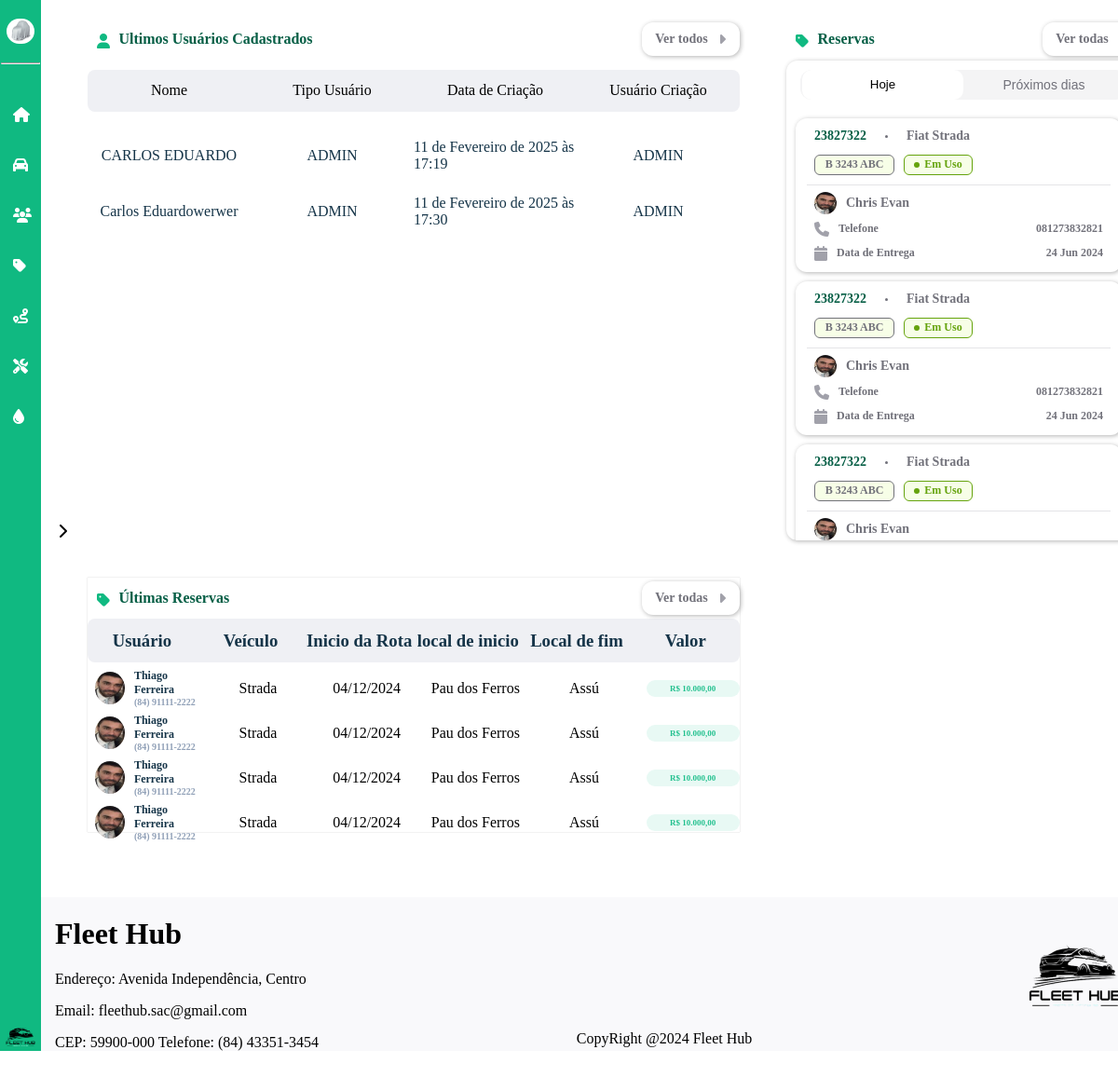
Screenshot of /dashboard (signed in) with the database file from the repository.
### dashboard/models.py (models this page shows, shortened)
class CustomUser(AbstractUser):
    nome = models.CharField(max_length=50)
    email = models.EmailField(max_length=254, unique=True)
    cpf = models.CharField(max_length=11, unique=True)
    telefone = models.CharField(max_length=15)
    rua = models.CharField(max_length=35)
    bairro = models.CharField(max_length=35)
    cidade = models.CharField(max_length=35)
    cep = models.CharField(max_length=15)
    imagem = models.ImageField(
        upload_to="imagens/usuario",
        height_field=None,
        width_field=None,
        max_length=None,
        default="carro-escondido.jpg",
    )
    estado = models.ForeignKey(Estado, on_delete=models.CASCADE, null=True, blank=True)
    tipo_usuario = models.ForeignKey(TipoUsuario, on_delete=models.CASCADE, null=True, blank=True)
    status_usuario = models.ForeignKey(StatusUsuario, on_delete=models.CASCADE, null=True, blank=True)
    groups = models.ManyToManyField(
        "auth.Group",
        related_name="customuser_set",
        blank=True
    )
    user_permissions = models.ManyToManyField(
        "auth.Permission",
        related_name="customuser_permissions_set",
        blank=True
    )

class TipoUsuario(models.Model):
    nome = models.CharField(max_length=30)
    def __str__(self):
        return self.nome

### dashboard/views.py (the view)
# urls.py: path('dashboard',views.tela_dashboard, name='tela_dashboard'),
@login_required
def tela_dashboard(request):
    usuarios = get_list_or_404(CustomUser)
    contexto = {
        'range_10': range(10),
        'range_7': range(7),  # Lista de 0 a 6
        'range_4': range(4),  # Lista de 0 a 3
        'range_2': range(2)  # Lista de 0 a 1
    }
    return render(request, 'dashboard/dashboard.html', {'contexto':contexto, 'usuarios':usuarios})

### dashboard/templates/dashboard/dashboard.html (shortened to what this page needs)
{% extends "base.html" %}
{% load static %}
{% block estilos %}
<link rel="stylesheet" href="{% static 'css/dashboard-style.css' %}">
{% endblock estilos %}
{% block content %}
<div id="dashboard">
    <div class="container-reserva-cadastros">
        <div class="usuarios-cadastrados">
            <div class="icon-nome-reservas">
                <div class="icon-reservas">
                    <i class="fa-solid fa-user icon" title="Reservas"
                        style="color: #10B981; width: 13.5px;"></i>
                    <h2 class="h2-name-reservas">
                        Ultimos Usuários Cadastrados
                    </h2>
                </div>
                <a href="{% url "listagem_usuarios" %}" class="vertodas-a"><div class="ver-todas-reservas">
                    <h2 class="vertodas">Ver todos</h2>
                    <i id="icon_rotas" class="fa-solid fa-caret-down"
                        style="color: #A1A1AA; display: block; transform: rotate(-90deg);"></i>
                </div></a>
            </div>
            <ul class="list-title-users">
                <li class="title-user">Nome</li>
                <li class="title-user">Tipo Usuário</li>
                <li class="title-user">Data de Criação</li>
                <li class="title-user">Usuário Criação</li>
            </ul>
            <div class="list-users">
                <div class="scroll-container">
                    {% for usuario in usuarios  %}
                    <ul id="lista-usuarios-sistema">
                        {% if usuario.first_name %}
                        <li class="user-info">{{usuario.first_name}} {{usuario.last_name}}</li>
                        {% else %}
                        <li class="user-info">{{usuario.nome}}</li>
                        {% endif %}
                        <li class="user-info">{{usuario.tipo_usuario}}</li>
                        <li class="user-info">{{usuario.date_joined}}</li>
                        <li class="user-info">{{usuario.tipo_usuario}}</li>
                    </ul>
                    {% endfor %}
                </div>
            </div>
        </div>
        <div id="pedidos-usuarios">
            <div class="icon-nome-reservas">
                <div class="icon-reservas">
                    <i class="fa-solid fa-tag icon" title="Reservas"
                        style="color: #10B981; width: 13.5px;"></i>
                    <h2 class="h2-name-reservas">
                        Últimas Reservas
                    </h2>
                </div>
                <a href="{% url "listagem_reservas" %}" class="vertodas-a"><div class="ver-todas-reservas">
                    <h2 class="vertodas">Ver todas</h2>
                    <i id="icon_rotas" class="fa-solid fa-caret-down"
                        style="color: #A1A1AA; display: block; transform: rotate(-90deg);"></i>
                </div></a>
            </div>
            <div id="titulo-coluna">
                <h3 class="nome-coluna">Usuário</h3>
                <h3 class="nome-coluna">Veículo</h3>
                <h3 class="nome-coluna">Inicio da Rota</h3>
                <h3 class="nome-coluna">local de inicio</h3>
                <h3 class="nome-coluna">Local de fim</h3>
                <h3 class="nome-coluna">Valor</h3>
            </div>
            <div class="total-pedidos">
                <div class="scroll-container">
                    {% for _ in contexto.range_7 %}
                    <div class="usuario-info">
                        <ul id="lista-usuarios">
                            <li class="user-info-all">
                                <div class="img-name-number">
                                    <img id="img-usuario" src="{% static 'img/img_perfil.jpg' %}" alt="">
                                    <div class="name-number">
                                        <h3 class="name-user">Thiago Ferreira</h3>
                                        <h3 class="number-user">(84) 91111-2222</h3>
                                    </div>
                                </div>
                            </li>
                            <li class="user-info-all">Strada</li>
                            <li class="user-info-all">04/12/2024</li>
                            <li class="user-info-all">Pau dos Ferros</li>
                            <li class="user-info-all">Assú</li>
                            <li class="user-info-all">
                                <h3 id="valor-corrida"> R$ 10.000,00</h3>
                            </li>
                        </ul>
                    </div>
                    {% endfor %}
                </div>
            </div>
        </div>
    </div>
    <div class="container-reservas">
        <div class="icon-nome-reservas">
            <div class="icon-reservas">
                <i class="fa-solid fa-tag icon" title="Reservas"
                    style="color: #10B981; width: 13.5px;"></i>
                <h2 class="h2-name-reservas">
                    Reservas
                </h2>
            </div>
            <a href="{% url "listagem_reservas" %}" class="vertodas-a"><div class="ver-todas-reservas">
                <h2 class="vertodas">Ver todas</h2>
                <i id="icon_rotas" class="fa-solid fa-caret-down"
                    style="color: #A1A1AA; display: block; transform: rotate(-90deg);"></i>
            </div></a>
        </div>
        <div id="reservas">
            <div class="menu-reservas">
                <button id="button-hoje" class='button-hoje-selecionado'>
                    Hoje
                </button>
                <button id="button-proximosdias" class='button-proximosdias'>
                    Próximos dias
                </button>
            </div>
            <div class="scroll-container">
                {% for _ in contexto.range_10 %}
                <div id="carro-reservado">
                    <div class="container-nome-veiculo">
                        <h2 class="numero-reserva">
                            23827322
                        </h2>
                        <div class="ponto"></div>
                        <h2 class="nome-carro">
                            Fiat Strada
                        </h2>
                    </div>
                    <div class="container-estado-veiculo">
                        <h2 class="numero-placa">
                            B 3243 ABC
                        </h2>
                        <div class="estado-carro">
                            <div class="ponto-verde"></div>
                            <h2>Em Uso</h2>
                        </div>
                    </div>
                    <hr class="barra-horizontal">
                    <div class="dados-motorista">
                        <img id="imagem-motorista" src="{% static 'img/img_perfil.jpg' %}" alt="Imagem do Motorista" >
                        <h2 class="nome-motorista">
                            Chris Evan
                        </h2>
                    </div>
                    <div class="numero-telefone">
                        <div class="icon-phone">
                            <i class="fa-solid fa-phone" style="color: #A1A1AA;"></i>
                            <h2 class="nome-telefone">
                                Telefone
                            </h2>
                        </div>
                        <h2 class="h2-numero">
                            081273832821
                        </h2>
                    </div>
                    <div class="data-entrega">
                        <div class="icon-data">
                            <i class="fa-solid fa-calendar" style="color: #A1A1AA;"></i>
                            <h2 class="h2-data-entrega">
                                Data de Entrega
                            </h2>
                        </div>
                        <h2 class="h2-data">
                            24 Jun 2024
                        </h2>
                    </div>
                </div>
                {% endfor %}
            </div>
        </div>
    </div>
</div>
{% endblock content %}

### global_templates/base.html (shortened to what this page needs)
{% load static %}
<!DOCTYPE html>
<html lang="en">
<head>
    <link rel="stylesheet" href="{% static 'css/global-style.css' %}">
    {% block estilos %}{% endblock %}
    <link rel="stylesheet" href="https://cdnjs.cloudflare.com/ajax/libs/font-awesome/6.6.0/css/all.min.css"
 />
</head>
<body id="{% block body_id %}default-page{% endblock %}" data-page="{% block page_name %}default{% endblock %}">
    <aside id="sidebar">
        <div id="user-menu-sidebar">
            <div id="user_menu">
                <img id="img_perfil" src="{{request.user.imagem.url}}" alt="" title="Imagem do Perfil">
            </div>
            <hr>
            <div id="sidebar-expansive">
                <a href="{% url 'tela_dashboard' %}" class="element-icon"><i class="fa-solid fa-house icon"
                        title="Início"></i>
                </a>
                {% if user.tipo_usuario.nome == 'ADMIN' and user.status_usuario.status == 'Ativo' %}
                    <a class="element-icon" id="id-veiculos"><i class="fa-solid fa-car icon" title="Veículos"></i>
                    </a>
                {% endif %}
                {% if user.tipo_usuario.nome == 'ADMIN' or user.tipo_usuario.nome == 'Cliente' and user.status_usuario.status == 'Ativo' %}
                    <a class="element-icon" id="id-usuarios">
                        <i class="fa-solid fa-users icon" title="Usuários"></i>
                    </a>
                {% endif %}
                {% if user.tipo_usuario.nome == 'ADMIN' or user.tipo_usuario.nome == 'Cliente' and user.status_usuario.status == 'Ativo' %}
                    <a class="element-icon" id="id-reservas"><i class="fa-solid fa-tag icon" title="Reservas"></i>
                    </a>
                {% endif %}
                {% if user.tipo_usuario.nome == 'ADMIN' and user.status_usuario.status == 'Ativo' %}
                    <a class="element-icon" id="id-rotas"><i class="fa-solid fa-route icon" title="Rotas"></i>
                    </a>
                {% endif %}
                {% if user.tipo_usuario.nome == 'ADMIN' and user.status_usuario.status == 'Ativo' %}
                    <a class="element-icon" id="id-manutencao">
                        <i class="fa-solid fa-screwdriver-wrench icon" title="Manutenção">
                        </i>
                    </a>
                {% endif %}
                {% if user.tipo_usuario.nome == 'ADMIN' and user.status_usuario.status == 'Ativo' %}
                    <a class="element-icon" id="id-abastecimento">
                        <i class="fa-solid fa-droplet icon"
                            title="Abastecimento">
                        </i>
                    </a>
                {% endif %}
            </div>
            <img src="{% static 'img/logo_fleethub.png' %}" alt="" style="width: 100%;">
        </div>
        <div id="div-img_sidebar-expansive"><i id="img_sidebar-expansive" class="fa-solid fa-chevron-left"></i></div>
    </aside>
    <div id="content-and-footer">
        <div id='container-block-content'>
            {% block content %}{% endblock content %}
        </div>
        <footer>
            <div class="footer-left" style="margin-left: 15px;">
                <h1>Fleet Hub</h1>
                <p>Endereço: Avenida Independência, Centro</p>
                <p>Email: fleethub.sac@gmail.com</p>
                <p style="margin-bottom: 0;">CEP: 59900-000 Telefone: (84) 43351-3454</p>
            </div>
            <div class="footer-center">
                <p style="margin-bottom: 0; margin-top: 0;">CopyRight @2024 Fleet Hub </p>
            </div>
            <div class="footer-right">
                <img id="logo_fleethub" src="{% static 'img/logo_fleethub.png' %}" alt="Logo">
            </div>
        </footer>
    </div>
</body>
</html>

### global_static/css/global-style.css (style rules this page uses)
:root { --color-white:#ffffff; --color-green-menu: #10B981; --menu-modulos-color:rgba(255,255,255,0.3); }
body { background-color:var(--color-white); margin: 0; display: flex; height: 1400px; }
hr { background-color: white; width: 90%; height: 0.5px; margin: 20px auto; }
#sidebar { background-color: var(--color-green-menu); display: flex; width: 260px; position: relative; height: auto; }
#user_menu { display: flex; justify-content: space-evenly; align-items: center; width: 120px; height: 40px; border-radius: 50px; background-color: var(--color-white); margin-top: 20px; }
#img_perfil { border-radius: 50%; width: 24px; height: 24px; }
.fa-caret-down { transition: 0.5s; }
#user-menu-sidebar { display: flex; flex-direction: column; align-items: center; }
#img_sidebar-expansive { width: 28px; height: 28px; }
#div-img_sidebar-expansive { width: 28px; height: auto; display: flex; align-items: center; }
#sidebar-expansive { background-color: var(--color-green-menu); width: 260px; height: 100% }
.element-icon { text-decoration: none; display: flex; align-items: center; gap: 20px; margin-left: 15px; margin-right: 15px; margin-top: 10px; width: 230px; height: 44px; border-radius: 10px; }
.icon { width: 12px; height: 12px; margin-left: 10px; color: var(--color-white); }
#content-and-footer { display: grid; grid-template-rows: 1fr auto; width: 100%; }
footer { width: 100%; height: auto; margin: 0; display: flex; flex-direction: row; justify-content: space-between; align-items: center; background-color: rgba(239,240,244,0.4); }
footer #logo_fleethub { width: 140px; height: 107px; }
.footer-center { margin-top:140px; }

### rows the page displays
CustomUser: user.imagem (picture), first_name "Carlos", last_name "Eduardowerwer", tipo_usuario "ADMIN", date_joined "11 de Fevereiro de 2025 às 17:30"
CustomUser: nome "CARLOS EDUARDO", tipo_usuario "ADMIN", date_joined "11 de Fevereiro de 2025 às 17:19"
